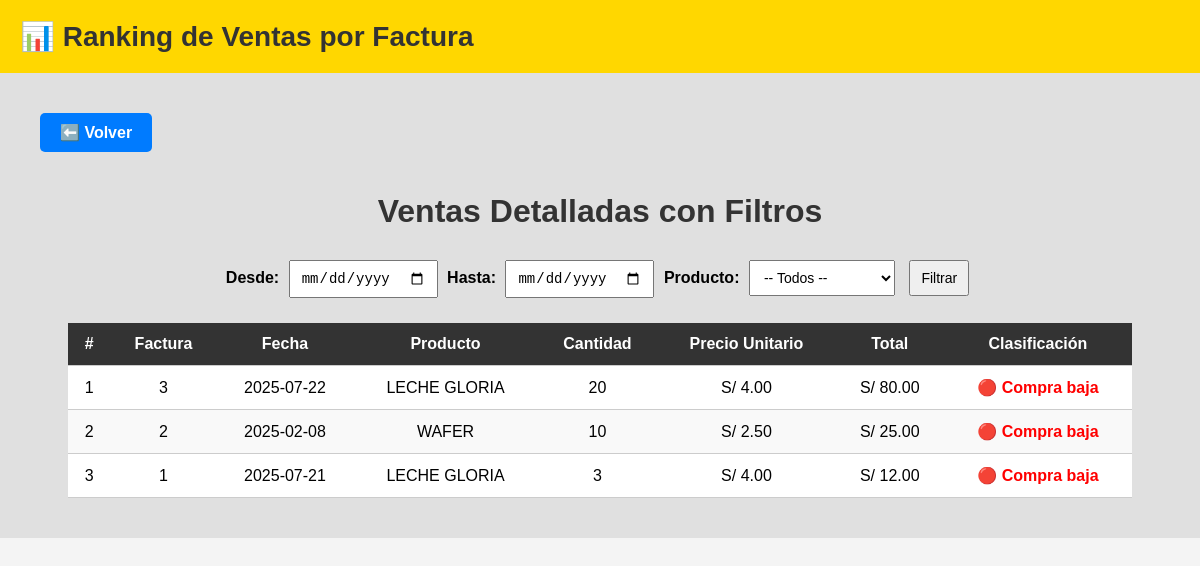
The app's page /consultas/ranking_ventas.php with its own data.
### tables this page shows
CREATE TABLE `detallefactura` (
  `iddetalle` int(11) NOT NULL,
  `idfactura` int(11) DEFAULT NULL,
  `idproducto` varchar(10) DEFAULT NULL,
  `cant` int(11) DEFAULT NULL,
  `cosuni` decimal(19,4) DEFAULT NULL,
  `preuni` decimal(10,4) DEFAULT NULL
);

CREATE TABLE `facturas` (
  `idfactura` int(11) NOT NULL,
  `fecha` date DEFAULT NULL,
  `idcliente` int(11) DEFAULT NULL,
  `idusuario` int(11) DEFAULT NULL,
  `fechareg` datetime DEFAULT NULL,
  `idcondicion` int(11) DEFAULT NULL,
  `valorventa` decimal(10,4) DEFAULT NULL,
  `igv` decimal(10,4) DEFAULT NULL
);

CREATE TABLE `productos` (
  `idproducto` int(11) NOT NULL,
  `idproveedor` int(11) DEFAULT NULL,
  `nomproducto` varchar(128) DEFAULT NULL,
  `unimed` varchar(15) DEFAULT NULL,
  `stock` int(11) DEFAULT NULL,
  `cosuni` decimal(10,2) DEFAULT NULL,
  `preuni` decimal(10,2) DEFAULT NULL,
  `idcategoria` int(11) DEFAULT NULL,
  `estado` char(1) DEFAULT NULL
);

### consultas/ranking_ventas.php (the view, shortened to what this page needs)
<?php
$db = new DBConection();
$conn = $db->conectar();
$fechaInicio = $_GET['fecha_inicio'] ?? '';
$fechaFin = $_GET['fecha_fin'] ?? '';
$sql = "SELECT f.idfactura, f.fecha, p.nomproducto, df.cant, df.preuni,
               (df.cant * df.preuni) AS total
        FROM facturas f
        JOIN detallefactura df ON f.idfactura = df.idfactura
        JOIN productos p ON df.idproducto = p.idproducto
        WHERE 1=1";
$sql .= " ORDER BY total DESC";
try {
    $stmt = $conn->prepare($sql);
    $stmt->execute();
    $ventas = $stmt->fetchAll(PDO::FETCH_ASSOC);
} catch (PDOException $e) {
    die("Error en la consulta: " . $e->getMessage());
}
function etiquetaCompra($total)
{
    if ($total > 1000) {
        return '<span style="color: green; font-weight: bold;">🟢 Mejor compra</span>';
    } elseif ($total >= 500) {
        return '<span style="color: orange; font-weight: bold;">🟡 Compra moderada</span>';
    } else {
        return '<span style="color: red; font-weight: bold;">🔴 Compra baja</span>';
    }
}
?>
<!DOCTYPE html>
<html lang="es">
<head>
</head>
<body>
    <div class="top-bar">📊 Ranking de Ventas por Factura</div>
    <div class="content">
        <a class="volver" href="../index.php">⬅️ Volver</a>
        <h1>Ventas Detalladas con Filtros</h1>
        <form method="GET">
            <label for="fecha_inicio"><strong>Desde:</strong></label>
            <input type="date" name="fecha_inicio" value="<?= htmlspecialchars($fechaInicio) ?>">
            <label for="fecha_fin"><strong>Hasta:</strong></label>
            <input type="date" name="fecha_fin" value="<?= htmlspecialchars($fechaFin) ?>">
            <label for="idproducto"><strong>Producto:</strong></label>
            <select name="idproducto">
                <option value="">-- Todos --</option>
            </select>
            <button type="submit">Filtrar</button>
        </form>
        <?php if (!empty($ventas)) : ?>
            <table>
                <thead>
                    <tr>
                        <th>#</th>
                        <th>Factura</th>
                        <th>Fecha</th>
                        <th>Producto</th>
                        <th>Cantidad</th>
                        <th>Precio Unitario</th>
                        <th>Total</th>
                        <th>Clasificación</th>
                    </tr>
                </thead>
                <tbody>
                    <?php $i = 1; ?>
                    <?php foreach ($ventas as $venta) : ?>
                        <tr>
                            <td><?= $i++ ?></td>
                            <td><?= htmlspecialchars($venta['idfactura']) ?></td>
                            <td><?= htmlspecialchars($venta['fecha']) ?></td>
                            <td><?= htmlspecialchars($venta['nomproducto']) ?></td>
                            <td><?= $venta['cant'] ?></td>
                            <td>S/ <?= number_format($venta['preuni'], 2) ?></td>
                            <td>S/ <?= number_format($venta['total'], 2) ?></td>
                            <td><?= etiquetaCompra($venta['total']) ?></td>
                        </tr>
                    <?php endforeach; ?>
                </tbody>
            </table>
        <?php else : ?>
            <p class="no-data">No se encontraron ventas con los filtros seleccionados.</p>
        <?php endif; ?>
    </div>
</body>
</html>

### consultas/ranking_ventas.php (style rules this page uses)
body { margin: 0; font-family: Arial, sans-serif; background-color: #f4f4f4; }
.top-bar { background-color: #FFD700; padding: 20px; color: #333; font-size: 28px; font-weight: bold; }
.content { background-color: #e0e0e0; padding: 40px; }
.volver { display: inline-block; margin-bottom: 20px; background-color: #007bff; color: white; padding: 10px 20px; text-decoration: none; font-size: 16px; border-radius: 5px; font-weight: bold; }
h1 { text-align: center; color: #333; margin-bottom: 30px; }
form { text-align: center; margin-bottom: 25px; }
select, input[type="date"], button { padding: 8px 10px; margin: 0 5px; font-size: 14px; }
table { width: 95%; margin: auto; border-collapse: collapse; background-color: #fff; }
th, td { padding: 12px; text-align: center; border-bottom: 1px solid #ccc; }
th { background-color: #333; color: white; }
tr:nth-child(even) { background-color: #f9f9f9; }

### records on screen
detallefactura: idfactura.idfactura "3", idfactura.fecha "2025-07-22", idproducto.nomproducto "LECHE GLORIA", cant "20", preuni "4.00", total "80.00"
detallefactura: idfactura.idfactura "2", idfactura.fecha "2025-02-08", idproducto.nomproducto "WAFER", cant "10", preuni "2.50", total "25.00"
detallefactura: idfactura.idfactura "1", idfactura.fecha "2025-07-21", idproducto.nomproducto "LECHE GLORIA", cant "3", preuni "4.00", total "12.00"
